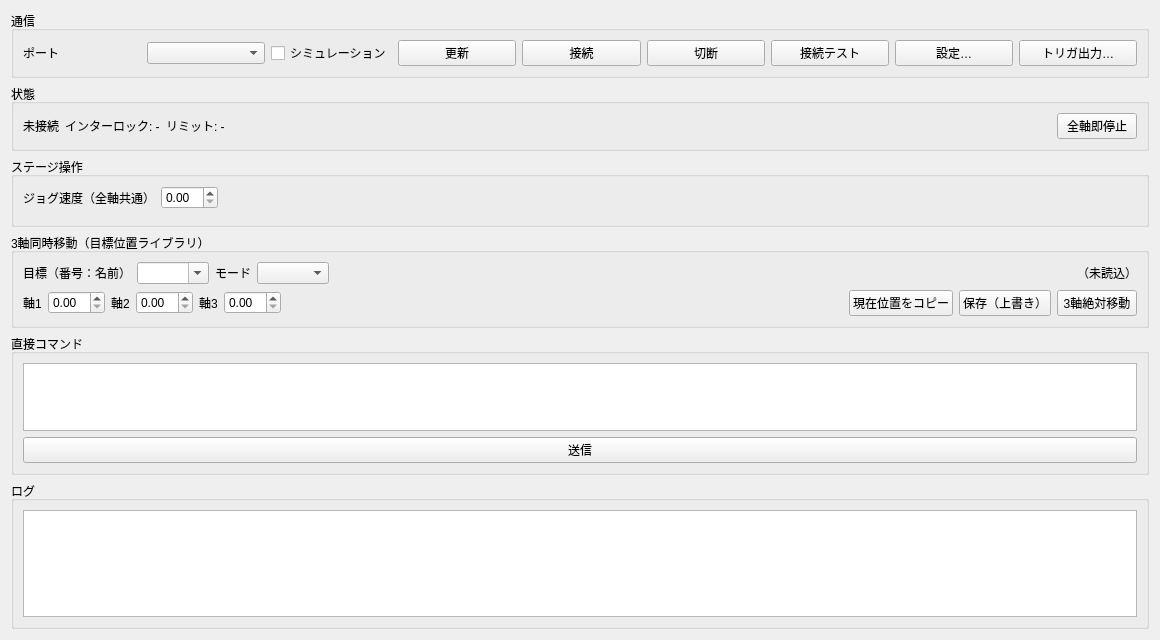
<?xml version="1.0" encoding="UTF-8"?>
<ui version="4.0">
 <class>MainWindow</class>
 <widget class="QWidget" name="MainWindow">
  <property name="geometry">
   <rect>
    <x>0</x>
    <y>0</y>
    <width>1160</width>
    <height>640</height>
   </rect>
  </property>
  <property name="windowTitle">
   <string>CP-700M コントローラ</string>
  </property>
  <layout class="QVBoxLayout" name="rootLayout">
   <item>
    <widget class="QGroupBox" name="connGroup">
     <property name="title">
      <string>通信</string>
     </property>
     <layout class="QGridLayout" name="connLayout">
      <item row="0" column="0">
       <widget class="QLabel" name="portLabel">
        <property name="text">
         <string>ポート</string>
        </property>
       </widget>
      </item>
      <item row="0" column="1">
       <widget class="QComboBox" name="portCombo"/>
      </item>
      <item row="0" column="2">
       <widget class="QCheckBox" name="mockCheck">
        <property name="text">
         <string>シミュレーション</string>
        </property>
       </widget>
      </item>
      <item row="0" column="3">
       <widget class="QPushButton" name="refreshButton">
        <property name="text">
         <string>更新</string>
        </property>
       </widget>
      </item>
      <item row="0" column="4">
       <widget class="QPushButton" name="connectButton">
        <property name="text">
         <string>接続</string>
        </property>
       </widget>
      </item>
      <item row="0" column="5">
       <widget class="QPushButton" name="disconnectButton">
        <property name="text">
         <string>切断</string>
        </property>
       </widget>
      </item>
      <item row="0" column="6">
       <widget class="QPushButton" name="testButton">
        <property name="text">
         <string>接続テスト</string>
        </property>
       </widget>
      </item>
      <item row="0" column="7">
       <widget class="QPushButton" name="settingsButton">
        <property name="text">
         <string>設定…</string>
        </property>
       </widget>
      </item>
      <item row="0" column="8">
       <widget class="QPushButton" name="triggerButton">
        <property name="text">
         <string>トリガ出力…</string>
        </property>
       </widget>
      </item>
     </layout>
    </widget>
   </item>
   <item>
    <widget class="QGroupBox" name="statusGroup">
     <property name="title">
      <string>状態</string>
     </property>
     <layout class="QHBoxLayout" name="statusLayout">
      <item>
       <widget class="QLabel" name="stateLabel">
        <property name="text">
         <string>未接続</string>
        </property>
       </widget>
      </item>
      <item>
       <widget class="QLabel" name="interlockLabel">
        <property name="text">
         <string>インターロック: -</string>
        </property>
       </widget>
      </item>
      <item>
       <widget class="QLabel" name="limitLabel">
        <property name="text">
         <string>リミット: -</string>
        </property>
       </widget>
      </item>
      <item>
       <spacer name="statusSpacer">
        <property name="orientation">
         <enum>Qt::Horizontal</enum>
        </property>
        <property name="sizeHint" stdset="0">
         <size>
          <width>40</width>
          <height>20</height>
         </size>
        </property>
       </spacer>
      </item>
      <item>
       <widget class="QPushButton" name="stopAllButton">
        <property name="text">
         <string>全軸即停止</string>
        </property>
       </widget>
      </item>
     </layout>
    </widget>
   </item>
   <item>
    <widget class="QGroupBox" name="stageGroup">
     <property name="title">
      <string>ステージ操作</string>
     </property>
     <layout class="QVBoxLayout" name="stageOuter">
      <item>
       <layout class="QHBoxLayout" name="jogSpeedLayout">
        <item>
         <widget class="QLabel" name="jogSpeedLabel">
          <property name="text">
           <string>ジョグ速度（全軸共通）</string>
          </property>
         </widget>
        </item>
        <item>
         <widget class="QDoubleSpinBox" name="jogSpeedSpin"/>
        </item>
        <item>
         <spacer name="jogSpeedSpacer">
          <property name="orientation">
           <enum>Qt::Horizontal</enum>
          </property>
          <property name="sizeHint" stdset="0">
           <size>
            <width>40</width>
            <height>20</height>
           </size>
          </property>
         </spacer>
        </item>
       </layout>
      </item>
      <item>
       <widget class="QWidget" name="stageContainer" native="true"/>
      </item>
     </layout>
    </widget>
   </item>
   <item>
    <widget class="QGroupBox" name="fileGroup">
     <property name="title">
      <string>3軸同時移動（目標位置ライブラリ）</string>
     </property>
     <layout class="QVBoxLayout" name="fileLayout">
      <item>
       <layout class="QHBoxLayout" name="fileTopRow">
        <item>
         <widget class="QLabel" name="targetSelLabel">
          <property name="text">
           <string>目標（番号：名前）</string>
          </property>
         </widget>
        </item>
        <item>
         <widget class="QComboBox" name="targetCombo">
          <property name="editable">
           <bool>true</bool>
          </property>
          <property name="insertPolicy">
           <enum>QComboBox::NoInsert</enum>
          </property>
          <property name="minimumWidth">
           <number>220</number>
          </property>
         </widget>
        </item>
        <item>
         <widget class="QLabel" name="targetModeLabel">
          <property name="text">
           <string>モード</string>
          </property>
         </widget>
        </item>
        <item>
         <widget class="QComboBox" name="targetModeCombo"/>
        </item>
        <item>
         <spacer name="fileTopSpacer">
          <property name="orientation">
           <enum>Qt::Horizontal</enum>
          </property>
          <property name="sizeHint" stdset="0">
           <size>
            <width>40</width>
            <height>20</height>
           </size>
          </property>
         </spacer>
        </item>
        <item>
         <widget class="QLabel" name="filePathLabel">
          <property name="text">
           <string>（未読込）</string>
          </property>
         </widget>
        </item>
       </layout>
      </item>
      <item>
       <layout class="QHBoxLayout" name="fileBottomRow">
        <item>
         <widget class="QLabel" name="fileAx1Label">
          <property name="text">
           <string>軸1</string>
          </property>
         </widget>
        </item>
        <item>
         <widget class="QDoubleSpinBox" name="fileTarget1Spin"/>
        </item>
        <item>
         <widget class="QLabel" name="fileAx2Label">
          <property name="text">
           <string>軸2</string>
          </property>
         </widget>
        </item>
        <item>
         <widget class="QDoubleSpinBox" name="fileTarget2Spin"/>
        </item>
        <item>
         <widget class="QLabel" name="fileAx3Label">
          <property name="text">
           <string>軸3</string>
          </property>
         </widget>
        </item>
        <item>
         <widget class="QDoubleSpinBox" name="fileTarget3Spin"/>
        </item>
        <item>
         <spacer name="fileSpacer">
          <property name="orientation">
           <enum>Qt::Horizontal</enum>
          </property>
          <property name="sizeHint" stdset="0">
           <size>
            <width>40</width>
            <height>20</height>
           </size>
          </property>
         </spacer>
        </item>
        <item>
         <widget class="QPushButton" name="fileCopyButton">
          <property name="text">
           <string>現在位置をコピー</string>
          </property>
         </widget>
        </item>
        <item>
         <widget class="QPushButton" name="fileSaveButton">
          <property name="text">
           <string>保存（上書き）</string>
          </property>
         </widget>
        </item>
        <item>
         <widget class="QPushButton" name="fileMoveButton">
          <property name="text">
           <string>3軸絶対移動</string>
          </property>
         </widget>
        </item>
       </layout>
      </item>
     </layout>
    </widget>
   </item>
   <item>
    <widget class="QGroupBox" name="commandGroup">
     <property name="title">
      <string>直接コマンド</string>
     </property>
     <layout class="QVBoxLayout" name="commandLayout">
      <item>
       <widget class="QPlainTextEdit" name="commandEdit">
        <property name="maximumSize">
         <size>
          <width>16777215</width>
          <height>68</height>
         </size>
        </property>
       </widget>
      </item>
      <item>
       <widget class="QPushButton" name="sendButton">
        <property name="text">
         <string>送信</string>
        </property>
       </widget>
      </item>
     </layout>
    </widget>
   </item>
   <item>
    <widget class="QGroupBox" name="logGroup">
     <property name="title">
      <string>ログ</string>
     </property>
     <layout class="QVBoxLayout" name="logLayout">
      <item>
       <widget class="QPlainTextEdit" name="logEdit">
        <property name="readOnly">
         <bool>true</bool>
        </property>
       </widget>
      </item>
     </layout>
    </widget>
   </item>
  </layout>
 </widget>
 <resources/>
 <connections/>
</ui>
